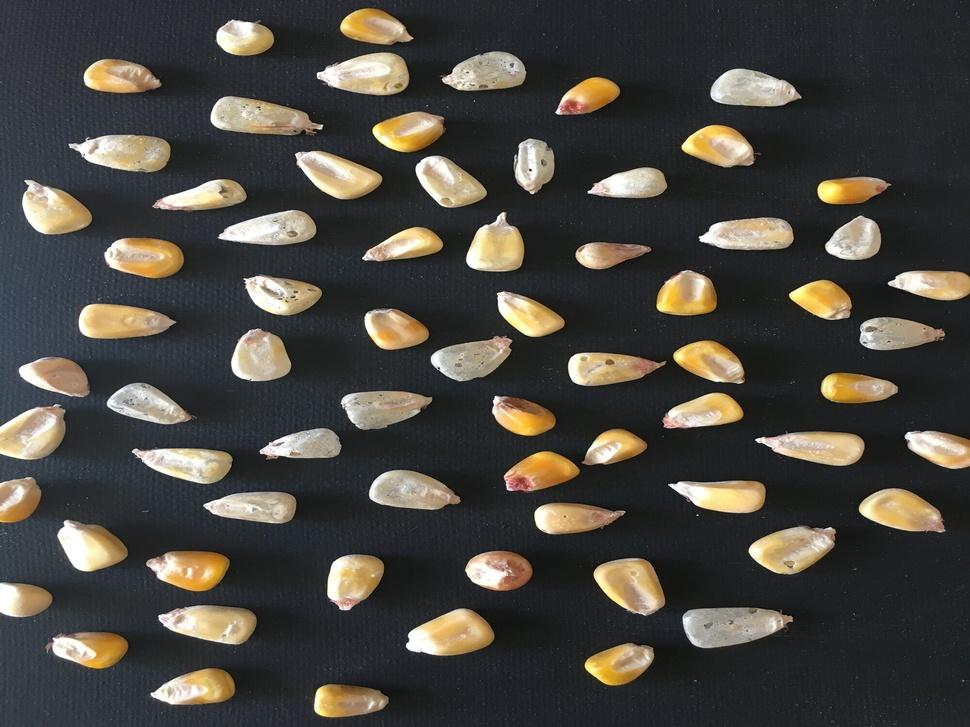
#> input picture ComputerVision/labs/9/corn.jpg, 970 x 727 px, shrunk from 2000 x 1500 before the run
$ python week9.py
#> lines starting #> are read from the running program, lines starting #| are printed output that depends on the picture; after the words box and inside, x2 and y2 are one past the last pixel; in counts of white or black regions, pixels touching at a corner belong together
# -*- coding: utf-8 -*-
"""Week9.ipynb

Automatically generated by Colab.

Original file is located at
    https://colab.research.google.com/drive/1de35eTkvAB-mkRS07uLBCZccvNf7qMrn
"""

import cv2
import numpy as np
import matplotlib.pyplot as plt

image = cv2.imread("corn.jpg")
#> image is the input picture: shape (727, 970, 3); mean B, G, R 63.9, 70, 72.9

gray = cv2.cvtColor(image, cv2.COLOR_BGR2GRAY)

blur = cv2.GaussianBlur(gray, (5, 5), 0)

ret, thresh = cv2.threshold(blur, 0, 255, cv2.THRESH_BINARY + cv2.THRESH_OTSU)
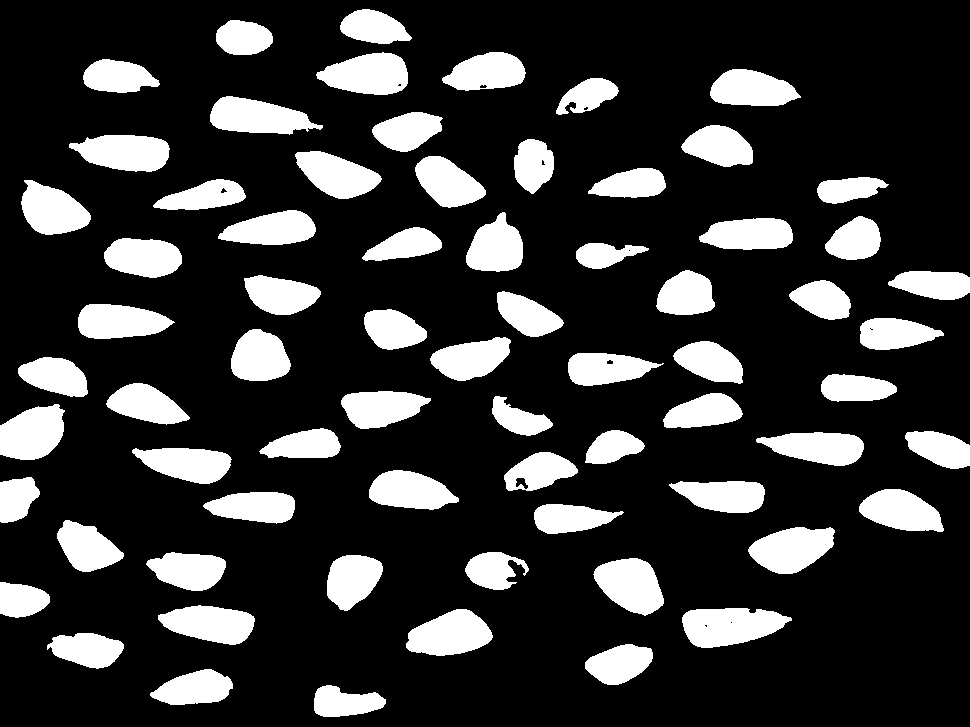
#> thresh: shape (727, 970); 20.8% white; 70 white regions, largest, box (x1, y1, x2, y2) and area: (682, 608, 792, 648) 3189, (316, 52, 408, 95) 2845, (406, 609, 493, 656) 2844
#> ret = 111

white_ratio = np.sum(thresh == 255) / thresh.size
#> white_ratio = 0.208
if white_ratio < 0.2:
    thresh = cv2.bitwise_not(thresh)

kernel = np.ones((3, 3), np.uint8)
opening = cv2.morphologyEx(thresh, cv2.MORPH_OPEN, kernel, iterations=2)
#> opening: shape (727, 970); 20.7% white; 70 white regions, largest, box (x1, y1, x2, y2) and area: (682, 608, 789, 648) 3177, (406, 609, 492, 656) 2841, (317, 53, 408, 95) 2833

sure_bg = cv2.dilate(opening, kernel, iterations=3)
#> sure_bg: shape (727, 970); 27.9% white; 70 white regions, largest, box (x1, y1, x2, y2) and area: (679, 605, 792, 651) 4122, (403, 606, 495, 659) 3678, (207, 93, 317, 137) 3676

dist_transform = cv2.distanceTransform(opening, cv2.DIST_L2, 5)
ret, sure_fg = cv2.threshold(dist_transform, 0.3 * dist_transform.max(), 255, 0)
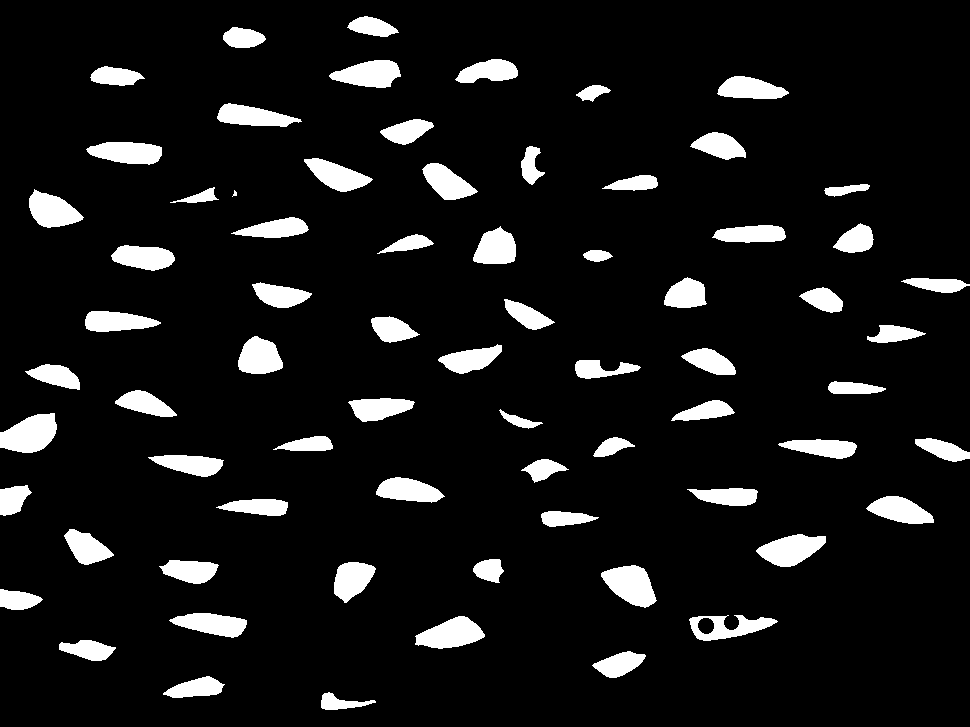
#> sure_fg: shape (727, 970) float32; 8.9% white; 71 white regions (1 under 20 px), largest, box (x1, y1, x2, y2) and area: (0, 413, 57, 453) 1621, (601, 565, 657, 608) 1532, (415, 616, 485, 649) 1467
#> ret = 7.5

sure_fg = np.uint8(sure_fg)

unknown = cv2.subtract(sure_bg, sure_fg)
#> unknown: shape (727, 970); 19% white; 71 white regions, largest, box (x1, y1, x2, y2) and area: (679, 605, 792, 651) 2748, (207, 93, 317, 137) 2437, (754, 429, 867, 469) 2378

ret, markers = cv2.connectedComponents(sure_fg)
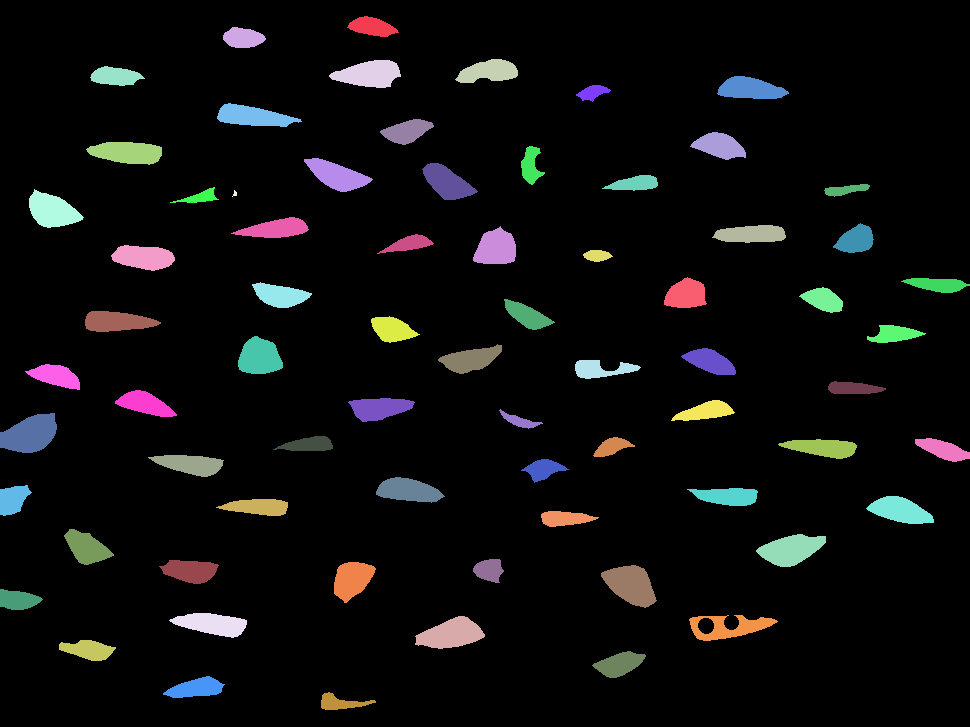
#> markers: shape (727, 970) int32; 72 distinct labels, from 0 to 71; one colour per label, 0 black
#> ret = 72

markers = markers + 1
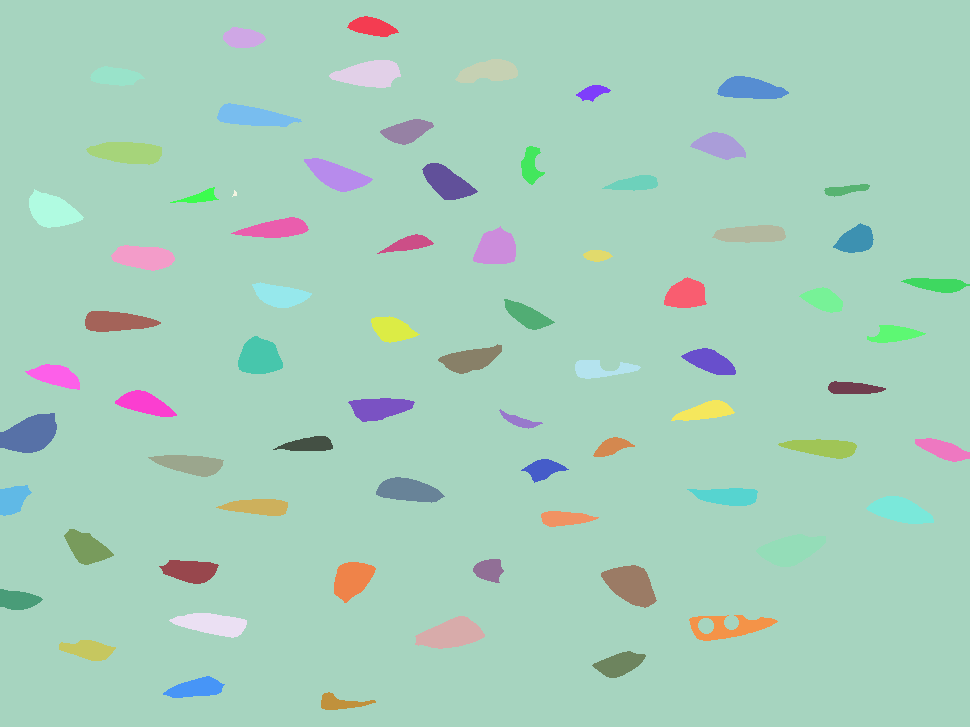
#> markers: shape (727, 970) int32; 72 distinct labels, from 1 to 72; one colour per label, 0 black

markers[unknown == 255] = 0

markers = cv2.watershed(image, markers)
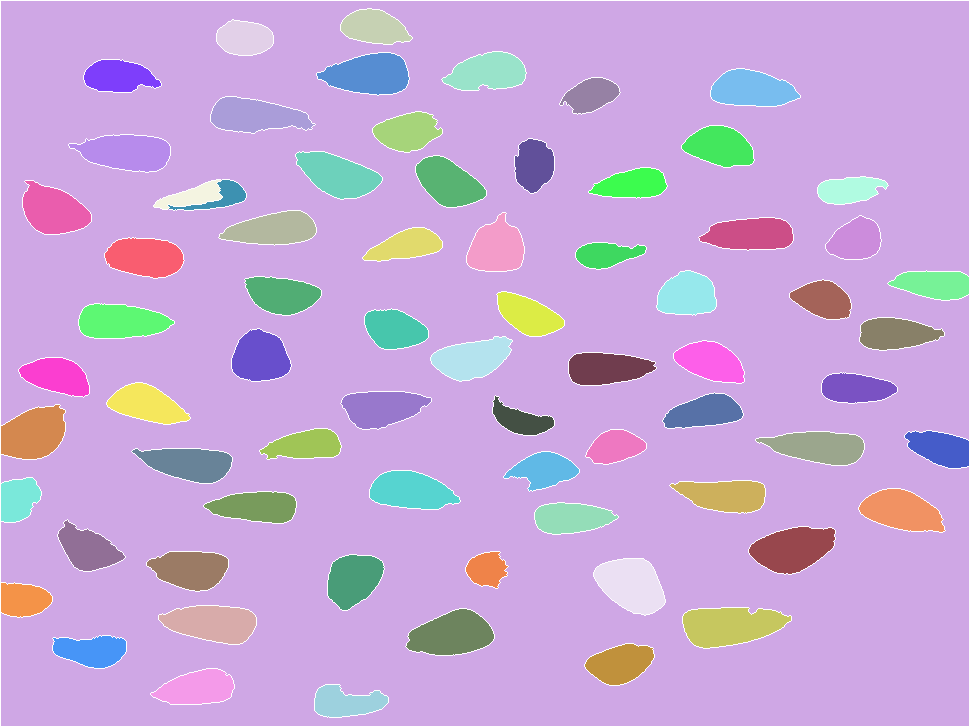
#> markers: shape (727, 970) int32; 73 distinct labels, from -1 to 72; one colour per label, 0 black, -1 white

output = np.zeros((image.shape[0], image.shape[1], 3), dtype=np.uint8)

labels = np.unique(markers)
#> labels = 73 values from -1 to 72

count = 0

for label in labels:
    if label > 1:
        count += 1
        color = np.random.randint(0, 255, size=3)
        output[markers == label] = color
#> this loop made 73 passes
#> color on passes 3 to 14: [172, 47, 117], [192, 67, 251], [195, 103, 9], [211, 21, 242], [36, 87, 70], [216, 88, 140], [58, 193, 230], [39, 87, 174], [88, 81, 165], [25, 77, 72], [9, 148, 115], [208, 243, 197]
#> label on pass 1: -1
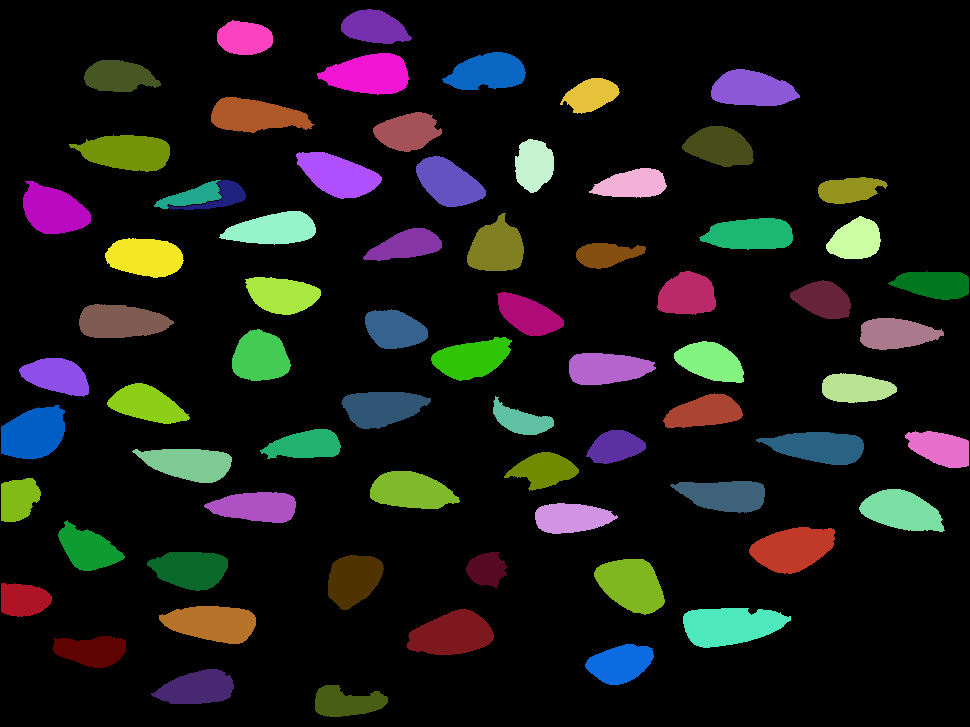
#> output: shape (727, 970, 3); mean of channels 0, 1, 2 22.5, 24.4, 24.8; drawn as B, G, R
#> after the loop, count = 71

print("Number of corns:", count)
#| Number of corns: 71

cv2.imwrite("output.png", output)

plt.imshow(cv2.cvtColor(output, cv2.COLOR_BGR2RGB))

plt.title("Watershed Regions")
plt.axis("off")

plt.show()
